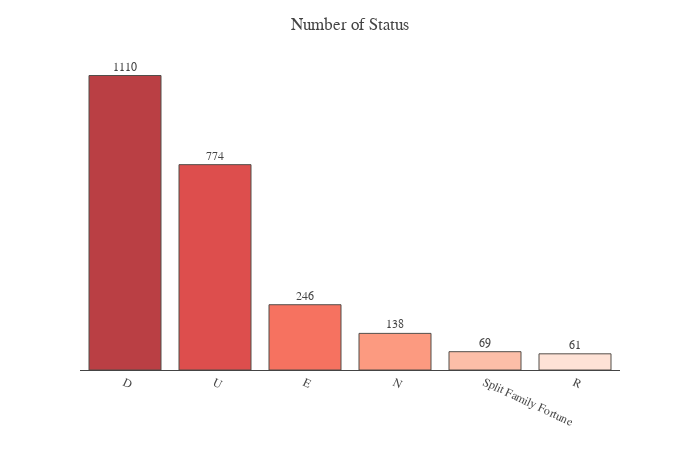

Notebook source saved alongside this figure:
### Code cell
pal = sns.color_palette("Reds_r", 6).as_hex()

fig = px.bar(x=df.status.value_counts().sort_values(ascending=False).index,
             y=df.status.value_counts().sort_values(ascending=False).values,
             text=df.status.value_counts().sort_values(ascending=False).values, 
             color=df.status.value_counts().sort_values(ascending=False).index,
             color_discrete_sequence=pal, opacity=0.8)

temp = dict(layout=go.Layout(font=dict(family="Franklin Gothic", size=12)))
fig.update_traces(texttemplate='%{text}', textposition='outside',
                  marker_line=dict(width=1, color='#28221D'))
fig.update_yaxes(visible=False, showticklabels=False)
fig.update_layout(template=temp, title_text='Number of Status', 
                  xaxis=dict(title='', tickangle=25, showline=True), 
                  height=450, width=700, showlegend=False)
fig.show()

### Figure 1 — Plotly figure (JSON) as saved in the notebook; plotly's stock layout.template omitted (floating-point values rounded to 4 significant figures)
{"data": [{"alignmentgroup": "True", "hovertemplate": "color=D<br>x=%{x}<br>y=%{y}<br>text=%{text}<extra></extra>", "legendgroup": "D", "marker": {"color": "#aa1016", "line": {"color": "#28221D", "width": 1}, "opacity": 0.8, "pattern": {"shape": ""}}, "name": "D", "offsetgroup": "D", "orientation": "v", "showlegend": true, "text": [1110], "textposition": "outside", "texttemplate": "%{text}", "type": "bar", "x": ["D"], "xaxis": "x", "y": [1110], "yaxis": "y"}, {"alignmentgroup": "True", "hovertemplate": "color=U<br>x=%{x}<br>y=%{y}<br>text=%{text}<extra></extra>", "legendgroup": "U", "marker": {"color": "#d52221", "line": {"color": "#28221D", "width": 1}, "opacity": 0.8, "pattern": {"shape": ""}}, "name": "U", "offsetgroup": "U", "orientation": "v", "showlegend": true, "text": [774], "textposition": "outside", "texttemplate": "%{text}", "type": "bar", "x": ["U"], "xaxis": "x", "y": [774], "yaxis": "y"}, {"alignmentgroup": "True", "hovertemplate": "color=E<br>x=%{x}<br>y=%{y}<br>text=%{text}<extra></extra>", "legendgroup": "E", "marker": {"color": "#f44f39", "line": {"color": "#28221D", "width": 1}, "opacity": 0.8, "pattern": {"shape": ""}}, "name": "E", "offsetgroup": "E", "orientation": "v", "showlegend": true, "text": [246], "textposition": "outside", "texttemplate": "%{text}", "type": "bar", "x": ["E"], "xaxis": "x", "y": [246], "yaxis": "y"}, {"alignmentgroup": "True", "hovertemplate": "color=N<br>x=%{x}<br>y=%{y}<br>text=%{text}<extra></extra>", "legendgroup": "N", "marker": {"color": "#fc8161", "line": {"color": "#28221D", "width": 1}, "opacity": 0.8, "pattern": {"shape": ""}}, "name": "N", "offsetgroup": "N", "orientation": "v", "showlegend": true, "text": [138], "textposition": "outside", "texttemplate": "%{text}", "type": "bar", "x": ["N"], "xaxis": "x", "y": [138], "yaxis": "y"}, {"alignmentgroup": "True", "hovertemplate": "color=Split Family Fortune<br>x=%{x}<br>y=%{y}<br>text=%{text}<extra></extra>", "legendgroup": "Split Family Fortune", "marker": {"color": "#fcaf93", "line": {"color": "#28221D", "width": 1}, "opacity": 0.8, "pattern": {"shape": ""}}, "name": "Split Family Fortune", "offsetgroup": "Split Family Fortune", "orientation": "v", "showlegend": true, "text": [69], "textposition": "outside", "texttemplate": "%{text}", "type": "bar", "x": ["Split Family Fortune"], "xaxis": "x", "y": [69], "yaxis": "y"}, {"alignmentgroup": "True", "hovertemplate": "color=R<br>x=%{x}<br>y=%{y}<br>text=%{text}<extra></extra>", "legendgroup": "R", "marker": {"color": "#fedbcc", "line": {"color": "#28221D", "width": 1}, "opacity": 0.8, "pattern": {"shape": ""}}, "name": "R", "offsetgroup": "R", "orientation": "v", "showlegend": true, "text": [61], "textposition": "outside", "texttemplate": "%{text}", "type": "bar", "x": ["R"], "xaxis": "x", "y": [61], "yaxis": "y"}], "layout": {"barmode": "relative", "height": 450, "legend": {"title": {"text": "color"}, "tracegroupgap": 0}, "margin": {"t": 60}, "showlegend": false, "title": {"text": "Number of Status"}, "width": 700, "xaxis": {"anchor": "y", "domain": [0, 1], "showline": true, "tickangle": 25, "title": {"text": ""}}, "yaxis": {"anchor": "x", "domain": [0, 1], "showticklabels": false, "title": {"text": "y"}, "visible": false}}}
